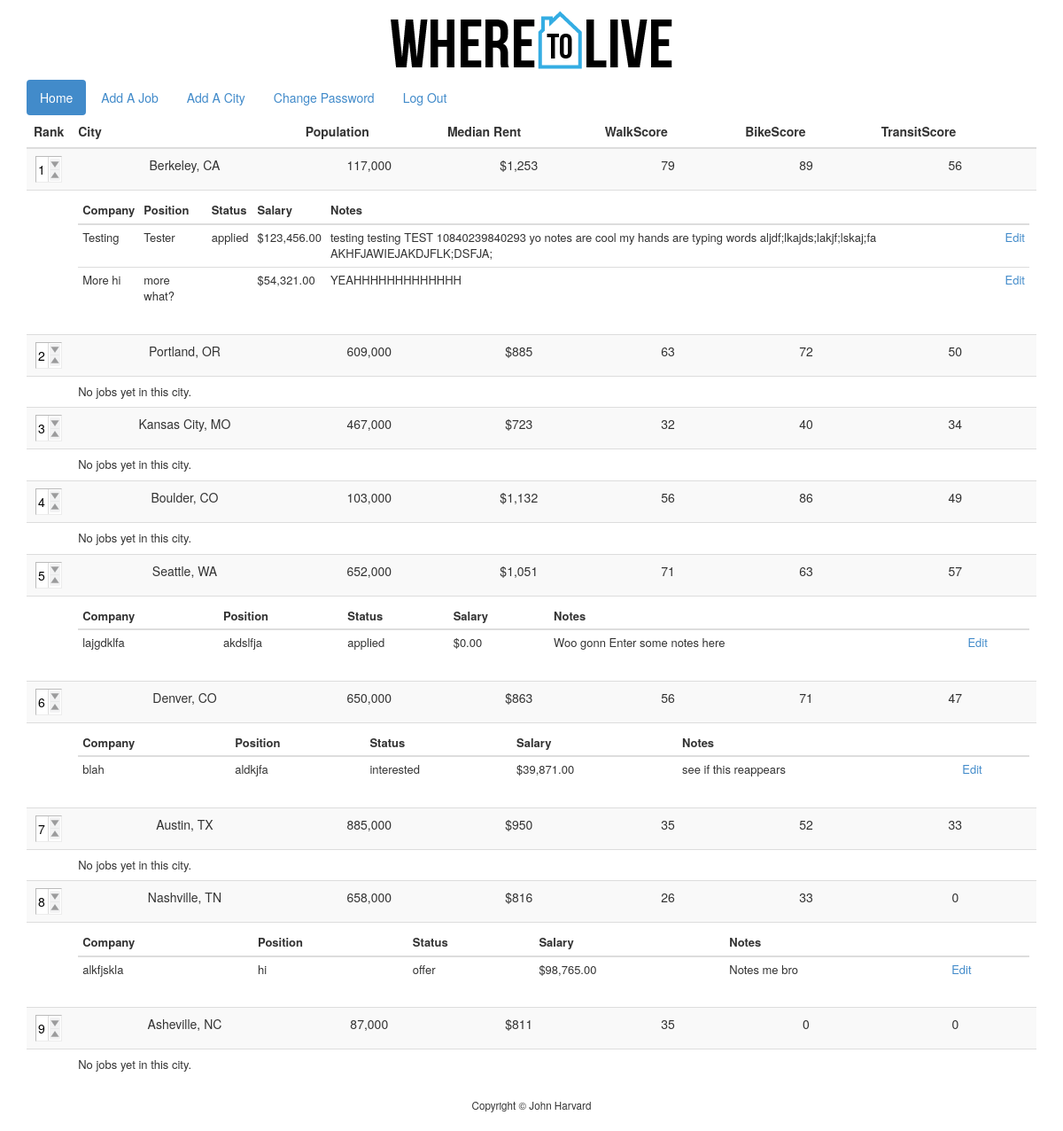
The page / (signed in) on the database its author committed.
### tables this page shows
CREATE TABLE IF NOT EXISTS `cities` (
  `id` int(11) NOT NULL AUTO_INCREMENT,
  `name` varchar(255) NOT NULL,
  `state` char(2) NOT NULL,
  `rent` int(11) NOT NULL,
  `walkscore` int(11) NOT NULL,
  `transitscore` int(11) NOT NULL,
  `bikescore` int(11) NOT NULL,
  `population` int(11) NOT NULL,
  PRIMARY KEY (`id`),
  UNIQUE KEY `city_name` (`name`,`state`)
);

CREATE TABLE IF NOT EXISTS `jobs` (
  `id` int(11) NOT NULL AUTO_INCREMENT,
  `user` int(11) NOT NULL,
  `city` int(11) NOT NULL,
  `salary` int(11) NOT NULL,
  `status` varchar(255) NOT NULL,
  `notes` text NOT NULL,
  `company` varchar(255) NOT NULL,
  `position` varchar(255) NOT NULL,
  PRIMARY KEY (`id`)
);

CREATE TABLE IF NOT EXISTS `users` (
  `id` int(11) NOT NULL AUTO_INCREMENT,
  `username` varchar(50) NOT NULL,
  `hash` text NOT NULL,
  `numcities` int(11) NOT NULL,
  PRIMARY KEY (`id`),
  UNIQUE KEY `username` (`username`)
);

### public/index.php (called while the page is built, shortened)
<?php
    $users = query("SELECT * FROM users WHERE id = ?", $_SESSION["id"]);
    $user = $users[0];
    $rows = query("SELECT * FROM usercities WHERE user = ? ORDER BY rank", $_SESSION["id"]);
    $cities = [];
    foreach ($rows as $row)
    {
        $id = $row["city"];
        $city = query("SELECT * FROM cities WHERE id = ?", $id)[0];
        $city_name = $city["name"] . ", " . $city["state"];
        $jobs = query("SELECT * FROM jobs WHERE user = ? AND city = ?", $_SESSION["id"], $row["city"]);
        $positions = [];
        if (!empty($jobs))
        {
            foreach ($jobs as $job)
            {
                $positions[] = [
                    "company" => $job["company"],
                    "position" => $job["position"],
                    "status" => $job["status"],
                    "salary" => number_format($job["salary"], 2),
                    "notes" => $job["notes"],
                    "id" => $job["id"]
                ];
            }
        }
        $cities[] = [
            "id" => $id,
            "rank" => $row["rank"],
            "city_name" => $city_name,
            "pop" => number_format($city["population"], 0),
            "rent" => number_format($city["rent"], 0),
            "walk" => $city["walkscore"],
            "bike" => $city["bikescore"],
            "transit" => $city["transitscore"],
            "positions" => $positions
        ];
    }
    render("start.php", ["user" => $user, "cities" => $cities, "title" => "Home"]);
?>

### templates/start.php (the view, shortened to what this page needs)
<ul class="nav nav-pills">
    <li class="active"><a href="index.php">Home</a></li>
    <li><a href="add_job.php">Add A Job</a></li>
    <li><a href="add_city.php">Add A City</a></li>
    <li><a href="change_password.php">Change Password</a></li>
    <li><a href="logout.php">Log Out</a></li>
</ul>
<div>
    <table class="table table-striped">
        <thead>
            <tr>
                <th>Rank</th>
                <th>City</th>
                <th>Population</th>
                <th>Median Rent</th>
                <th>WalkScore</th>
                <th>BikeScore</th>
                <th>TransitScore</th>
            </tr>
        </thead>
    <?php if (!empty($cities)): ?>
    <form action="change_rank.php" method="post">
        <tbody>
        <?php foreach ($cities as $city): ?>
            <tr>
                <td><input name="<?= $city["id"] ?>" type="number" class="mod" min="1" max="<?= $user["numcities"] ?>" step="-1" onchange="this.form.submit()" onkeyup="this.form.submit()" value="<?= $city["rank"] ?>"></td>
                <td><?= $city["city_name"] ?></td>
                <td><?= $city["pop"] ?></td>
                <td>$<?= $city["rent"] ?></td>
                <td><?= $city["walk"] ?></td>
                <td><?= $city["bike"] ?></td>
                <td><?= $city["transit"] ?></td>
            </tr>
            <?php if (!empty($city["positions"])): ?>
            <tr>
                <td></td>
                <td colspan="6">
                    <table class="table table-condensed jobs">
                        <thead>
                            <tr>
                                <th>Company</th>
                                <th>Position</th>
                                <th>Status</th>
                                <th>Salary</th>
                                <th>Notes</th>
                                <th></th>
                            </tr>
                        </thead>
                        <tbody>
                        <?php foreach ($city["positions"] as $position): ?>
                            <tr>
                                <td><?= $position["company"] ?></td>
                                <td><?= $position["position"] ?></td>
                                <td><?= $position["status"] ?></td>
                                <td>$<?= $position["salary"] ?></td>
                                <td><?= $position["notes"] ?></td>
                                <td><a href="edit_job.php?id=<?= $position["id"] ?>">Edit</a></td>
                            </tr>
                        <?php endforeach ?>
                        </tbody>
                    </table>
                </td>
            </tr>
            <?php else: ?>
            <tr>
                <td></td>
                <td class="jobs">No jobs yet in this city.</td>
                <td colspan="5"></td>
            </tr>
            <?php endif ?>
        <?php endforeach ?>
      </tbody>
    </form>
    <?php endif ?>
    </table>
</div>

### includes/functions.php (shortened to what this page needs)
<?php
    function query()
    {
        $sql = func_get_arg(0);
        $parameters = array_slice(func_get_args(), 1);
        static $handle;
        if (!isset($handle))
        {
            try
            {
                $handle = new PDO("mysql:dbname=" . DATABASE . ";host=" . SERVER, USERNAME, PASSWORD);
                $handle->setAttribute(PDO::ATTR_EMULATE_PREPARES, false);
            }
            catch (Exception $e)
            {
                trigger_error($e->getMessage(), E_USER_ERROR);
                exit;
            }
        }
        $statement = $handle->prepare($sql);
        $results = $statement->execute($parameters);
        if ($results !== false)
        {
            return $statement->fetchAll(PDO::FETCH_ASSOC);
        }
        else
        {
            return false;
        }
    }
    function render($template, $values = [])
    {
        if (file_exists("../templates/$template"))
        {
            extract($values);
            require("../templates/header.php");
            require("../templates/$template");
            require("../templates/footer.php");
        }
        else
        {
            trigger_error("Invalid template: $template", E_USER_ERROR);
        }
    }
?>

### templates/header.php (shortened to what this page needs)
<!DOCTYPE html>
<html>
    <head>
        <link href="/css/bootstrap.min.css" rel="stylesheet"/>
        <link href="/css/bootstrap-theme.min.css" rel="stylesheet"/>
        <link href="/css/styles.css" rel="stylesheet"/>
    </head>
    <body>
        <div class="container">
            <div id="top">
                <a href="/"><img alt="Where To Live" src="img/wheretolive.png"/></a>
            </div>
            <div id="middle">

### templates/footer.php
            </div>
            <div id="bottom">
                Copyright &#169; John Harvard
            </div>
        </div>
    </body>
</html>

### public/css/styles.css (style rules this page uses)
.container { margin-left: auto; margin-right: auto; text-align: center; }
#top { text-align: center; }
#middle { text-align: center; }
#bottom { font-size: smaller; margin: 20px; text-align: center; }
.jobs { font-size: small; text-align: left; }
input[type="number"] { position: relative; border: 1px solid #BBB; border-color: #BBB #ECECEC #ECECEC #BBB; padding: .2rem; }
input[type="number"].mod { width: 30px; height: 30px; }

### rows shown on the page
cities: id "1", city_name "Berkeley, CA", pop "117,000", rent "1,253", walkscore "79", bikescore "89", transitscore "56"
jobs: company "Testing", position "Tester", status "applied", salary "123,456.00", notes "testing testing TEST 10840239840293 yo notes are cool my hands are typing words aljdf;lkajds;lakjf;lskaj;fa AKHFJAWIEJAKDJFLK;DSFJA;"
jobs: company "More hi", position "more what?", salary "54,321.00", notes "YEAHHHHHHHHHHHHH"
cities: rank "2", city_name "Portland, OR", pop "609,000", rent "885", walkscore "63", bikescore "72", transitscore "50", shows "No jobs yet in this city."
cities: rank "3", city_name "Kansas City, MO", pop "467,000", rent "723", walkscore "32", bikescore "40", transitscore "34", shows "No jobs yet in this city."
cities: rank "4", city_name "Boulder, CO", pop "103,000", rent "1,132", walkscore "56", bikescore "86", transitscore "49", shows "No jobs yet in this city."
cities: rank "5", city_name "Seattle, WA", pop "652,000", rent "1,051", walkscore "71", bikescore "63", transitscore "57"
jobs: company "lajgdklfa", position "akdslfja", status "applied", salary "0.00", notes "Woo gonn Enter some notes here"
cities: rank "6", city_name "Denver, CO", pop "650,000", rent "863", walkscore "56", bikescore "71", transitscore "47"
jobs: company "blah", position "aldkjfa", status "interested", salary "39,871.00", notes "see if this reappears"
cities: rank "7", city_name "Austin, TX", pop "885,000", rent "950", walkscore "35", bikescore "52", transitscore "33", shows "No jobs yet in this city."
cities: rank "8", city_name "Nashville, TN", pop "658,000", rent "816", walkscore "26", bikescore "33", transitscore "0"
jobs: company "alkfjskla", position "hi", status "offer", salary "98,765.00", notes "Notes me bro"
cities: city_name "Asheville, NC", pop "87,000", rent "811", walkscore "35", bike "0", transit "0", shows "No jobs yet in this city."
users: numcities "9"
